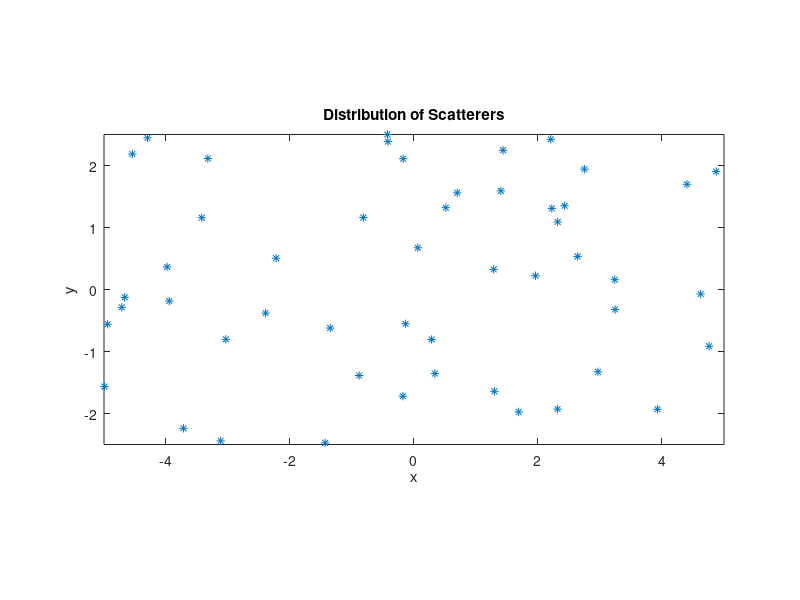
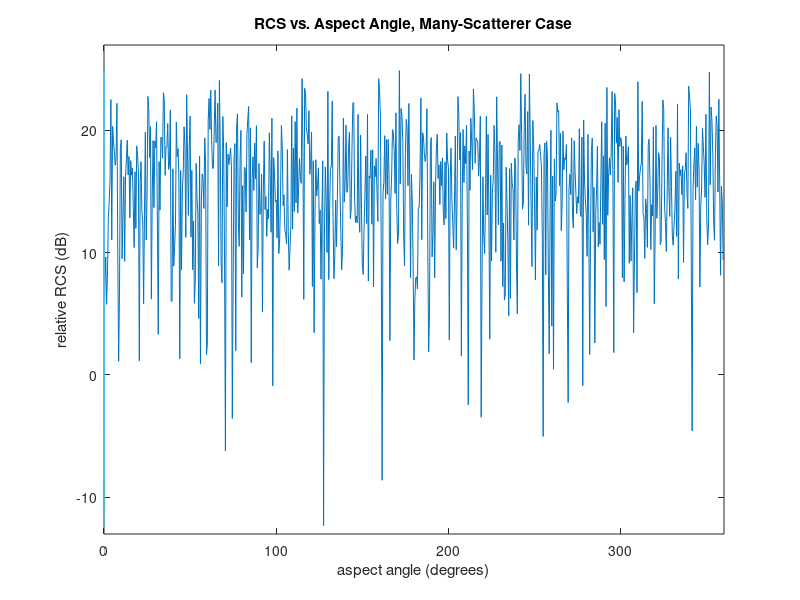
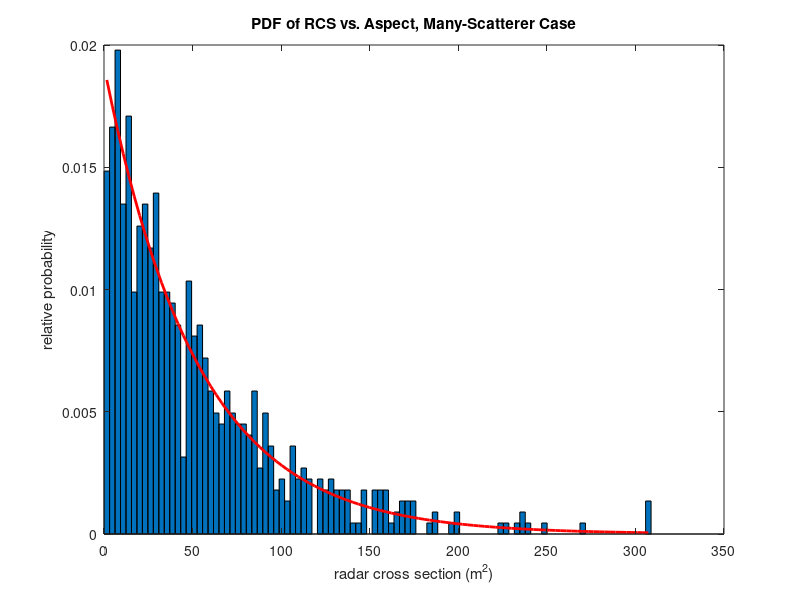
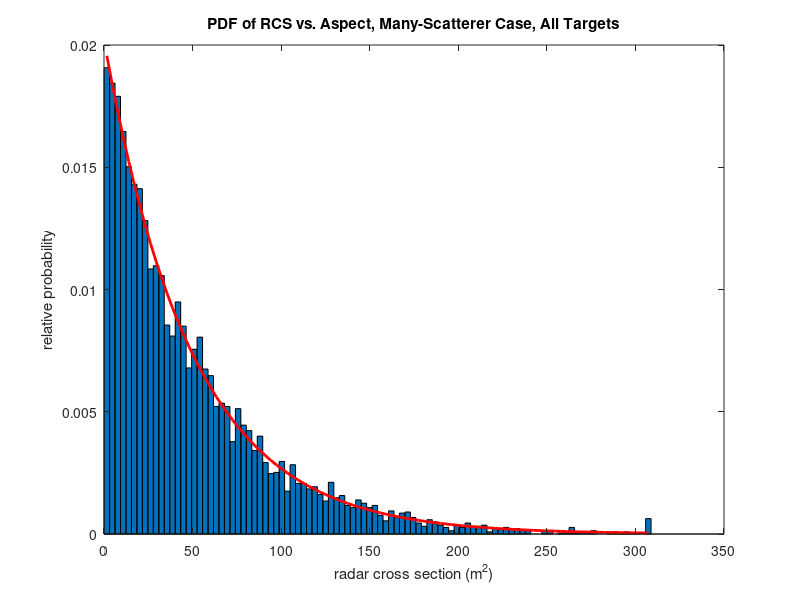

Source code (MATLAB) for these figures, in order:
% RCS10_project

% Does a simple-minded relative RCS polar plot for a "complex
% target" consisting of a random collection of point scatterers.
% No multiple bounce or any such nonsense.
%
% Mark Richards, September 2006
%
% Updated for averaging over multiple target, September 2010

clear all

close all

Nt=10; % # of targets to average over

% Set number and locations of scatterers.  They are uniformly
% distributed within a box 5 m by 10 m centered at the origin.

% N=input('Enter number of scatterers to use: ');
N=50;

% each column of 'x' or 'y' are the scatterer corrdinates for a single
% target
y=5*rand(N,Nt)-2.5; x=10*rand(N,Nt)-5;

% plot the scatterer distribution for the first target as an example
figure(1)
plot(x(:,1),y(:,1),'*');
xlabel('x'), ylabel('y')
title('Distribution of Scatterers')
axis('equal'); axis([-5,5,-2.5,2.5]);

% Amplitudes are fixed = 1
z=1;

% Input number of angles and nominal range and frequency
% M=input('Enter # of angles: ');
% R=input('Enter nominal range (m): ');
% f=input('Enter frequency (Hz): ');
M=round(360/0.5); R=10e3; f = 10e9;
% Loop over aspect angle to do complex voltage estimates
q=zeros(M); echo=zeros(M,Nt); % qq=zeros(M);

% Loop over radar-target aspect angles
for k=1:M
    q(k)=(2*pi/M)*(k-1); % current aspect angle
    % qq(k)=(360/M)*(k-1);
    % Loop over targets and individual point scatterers
    % each column of 'echo' is a different target
    for r = 1:Nt
        for p=1:N
            phasor=z*exp(j*4*pi*f*norm([x(p,r)-R*cos(q(k)),y(p,r)-R*sin(q(k))])/3e8);
            echo(k,r)=echo(k,r)+phasor;
        end
    end
end

% The magnitude-squared of the total complex echo
% is the RCS to within a constant
RCS=abs(echo).^2;
RCSdB=10*log10(RCS);

% Plot the dB data for the first target as an example
figure(2)
plot((180/pi)*q,RCSdB(:,1)); xlabel('aspect angle (degrees)');
ylabel('relative RCS (dB)');
title('RCS vs. Aspect Angle, Many-Scatterer Case')
axis([0,360,10*log10(N*z)-30,10*log10(N*z)+10]);

% Compute a 100-bin histogram of the data for each target;
% plot the theoretical exponential distribution as well

density = zeros(100,Nt);
centers = [];
for r = 1:Nt
    if (isempty(centers))
        [count,centers]=hist(RCS(:,r),100);
    else
        [count,centers]=hist(RCS(:,r),centers);
    end
    bin_size = centers(2)-centers(1);
    area = sum(count)*bin_size;
    density(:,r) = count/area;
    % plot the histogram of the data for each target, and an overlaid
    % exponential for each target, based only on that target's data
    figure(3);
    bar(centers,density(:,r),1);
    hold on
    msig=mean(RCS(:,r));  % compute mean of current linear-scale RCS data
    exp_pdf = exp(-centers/msig)/msig;  % theoretical pdf on same x-axis values
    plot(centers,exp_pdf,'r','LineWidth',2)
    xlabel('radar cross section (m^2)')
    ylabel('relative probability')
    title('PDF of RCS vs. Aspect, Many-Scatterer Case')
    hold off
    pause(0.5)
end

% Now average the separate histograms and plot with an overlaid exponential
% based on the mean of all the data for all of the targets
figure(4);
bar(centers,mean(density,2),1);
hold on
msig=mean(RCS(:));  % compute mean of all linear-scale RCS data
exp_pdf = exp(-centers/msig)/msig;  % theoretical pdf on same x-axis values
plot(centers,exp_pdf,'r','LineWidth',2)
xlabel('radar cross section (m^2)')
ylabel('relative probability')
title('PDF of RCS vs. Aspect, Many-Scatterer Case, All Targets')
hold off

% As a sanity check, do a single histogram of all of the RCS data for all
% targets, using the sam bin boundaries as above.  This should match figure
% 4 exactly.
figure(5)
[count,centers]=hist(RCS(:),centers);
bin_size = centers(2)-centers(1);
area = sum(count)*bin_size;
density_all = count/area;
bar(centers,density_all,1);
hold on
plot(centers,exp_pdf,'r','LineWidth',2)
xlabel('radar cross section (m^2)')
ylabel('relative probability')
title('PDF of RCS vs. Aspect, Many-Scatterer Case, All Targets')
hold off


% Now do the variation with frequency

% Input number of angles and nominal range and frequency
% Mf=input('Enter # of frequencies: ');
% f1=input('Enter start frequency (Hz): ');
Mf = 300;
f1 = 10e9;
df = 3e8/2/10;
% f2=input(['Enter freq step (Hz) (minimum=',num2str(df)/1e6,' MHz): ']);
f2 = 15e6;
fv = f1+(0:Mf-1)*f2;

% Loop over radar frequencies
echof=zeros(Mf,Nt);
for k=1:Mf
    % Loop over targets and individual point scatterers
    % each column of 'echof' is a different target
    for r = 1:Nt
        for p=1:N
            phasor=z*exp(j*4*pi*fv(k)*norm([x(p,r)-R,y(p,r)])/3e8);
            echof(k,r)=echof(k,r)+phasor;
        end
    end
end

% The magnitude-squared of the total complex echo
% is the RCS to within a constant
RCSf=abs(echof).^2;
RCSfdB=10*log10(RCSf);

% Plot the dB data for the first target as an example
figure(6)
fvv=fv';
plot(fvv,RCSfdB(:,1)); xlabel('RF frequency (Hz)');
ylabel('relative RCS (dB)');
title('RCS vs. RF Frequency, Many-Scatterer Case')
% axis([0,360,10*log10(N*z)-30,10*log10(N*z)+10]);

% Compute a 100-bin histogram of the data for each target;
% plot the theoretical exponential distribution as well
%
densityf = zeros(100,Nt);
centersf = [];
for r = 1:Nt
    if (isempty(centersf))
        [countf,centersf]=hist(RCSf(:,r),100);
    else
        [countf,centersf]=hist(RCSf(:,r),centersf);
    end
    bin_sizef = centersf(2)-centersf(1);
    areaf = sum(countf)*bin_sizef;
    densityf(:,r) = countf/areaf;
    % plot the histogram of the data for the first target, and an overlaid
    % exponential for that target, based only on that target's data
        figure(7);
        bar(centersf,densityf(:,r),1);
        hold on
        msigf=mean(RCSf(:,r));  % compute mean of current linear-scale RCS data
        exp_pdf = exp(-centersf/msigf)/msigf;  % theoretical pdf on same x-axis values
        plot(centersf,exp_pdf,'r','LineWidth',2)
        xlabel('radar cross section (m^2)')
        ylabel('relative probability')
        title('PDF of RCS vs. RF, Many-Scatterer Case, 1 Target')
        hold off
        pause(0.5)
end

% Now average the separate histograms and plot with an overlaid exponential
% based on the mean of all the data for all of the targets
figure(8);
bar(centersf,mean(densityf,2),1);
hold on
msigf=mean(RCSf(:));  % compute mean of all linear-scale RCS data
exp_pdf = exp(-centersf/msigf)/msigf;  % theoretical pdf on same x-axis values
plot(centersf,exp_pdf,'r','LineWidth',2)
xlabel('radar cross section (m^2)')
ylabel('relative probability')
title('PDF of RCS vs. RF, Many-Scatterer Case, All Targets')
hold off

% As a sanity check, do a single histogram of all of the RCS data for all
% targets, using the sam bin boundaries as above.  This should match figure
% 8 exactly.
figure(9)
[countf,centersf]=hist(RCSf(:),centersf);
bin_sizef = centersf(2)-centersf(1);
areaf = sum(countf)*bin_sizef;
density_allf = countf/areaf;
bar(centersf,density_allf,1);
hold on
plot(centersf,exp_pdf,'r','LineWidth',2)
xlabel('radar cross section (m^2)')
ylabel('relative probability')
title('PDF of RCS vs. RF, Many-Scatterer Case, All Targets')
hold off
